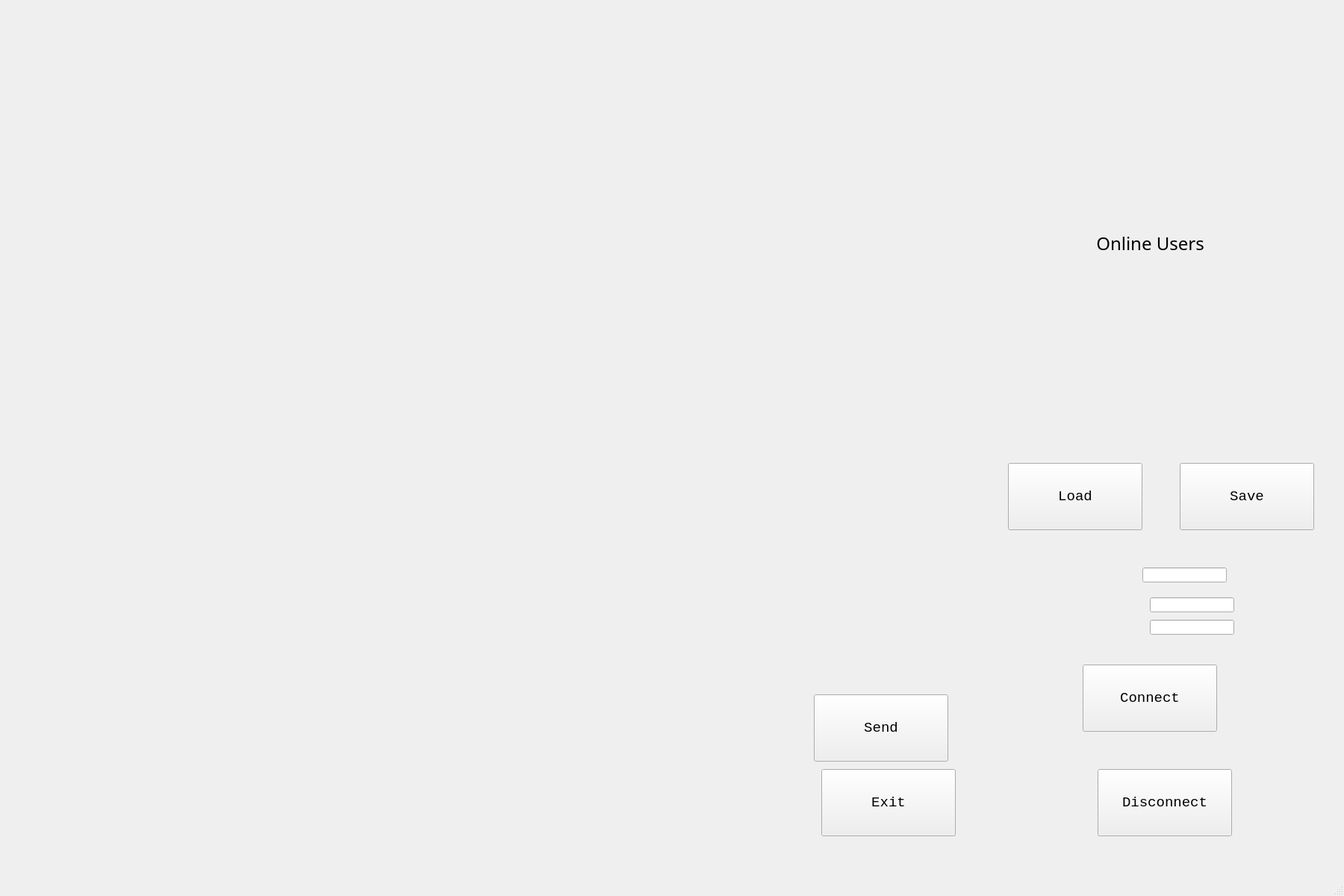
<?xml version="1.0" encoding="UTF-8"?>
<ui version="4.0">
 <class>ClientWindow</class>
 <widget class="QMainWindow" name="ClientWindow">
  <property name="geometry">
   <rect>
    <x>0</x>
    <y>0</y>
    <width>1800</width>
    <height>1200</height>
   </rect>
  </property>
  <property name="windowTitle">
   <string>ClientWindow</string>
  </property>
  <widget class="QWidget" name="centralwidget">
   <widget class="QPushButton" name="sendButton">
    <property name="geometry">
     <rect>
      <x>1090</x>
      <y>930</y>
      <width>180</width>
      <height>90</height>
     </rect>
    </property>
    <property name="font">
     <font>
      <family>Consolas</family>
      <pointsize>14</pointsize>
     </font>
    </property>
    <property name="text">
     <string>Send</string>
    </property>
   </widget>
   <widget class="QLabel" name="onlineTitle">
    <property name="geometry">
     <rect>
      <x>1340</x>
      <y>110</y>
      <width>401</width>
      <height>431</height>
     </rect>
    </property>
    <property name="sizePolicy">
     <sizepolicy hsizetype="Preferred" vsizetype="Preferred">
      <horstretch>0</horstretch>
      <verstretch>0</verstretch>
     </sizepolicy>
    </property>
    <property name="font">
     <font>
      <family>微软雅黑</family>
      <pointsize>18</pointsize>
     </font>
    </property>
    <property name="text">
     <string>Online Users</string>
    </property>
    <property name="alignment">
     <set>Qt::AlignCenter</set>
    </property>
   </widget>
   <widget class="QPushButton" name="exitButton">
    <property name="geometry">
     <rect>
      <x>1100</x>
      <y>1030</y>
      <width>180</width>
      <height>90</height>
     </rect>
    </property>
    <property name="font">
     <font>
      <family>Consolas</family>
      <pointsize>14</pointsize>
     </font>
    </property>
    <property name="text">
     <string>Exit</string>
    </property>
   </widget>
   <widget class="QLineEdit" name="hostName">
    <property name="geometry">
     <rect>
      <x>1530</x>
      <y>760</y>
      <width>113</width>
      <height>20</height>
     </rect>
    </property>
    <property name="font">
     <font>
      <family>微软雅黑</family>
      <pointsize>12</pointsize>
     </font>
    </property>
   </widget>
   <widget class="QLineEdit" name="portNumber">
    <property name="geometry">
     <rect>
      <x>1540</x>
      <y>800</y>
      <width>113</width>
      <height>20</height>
     </rect>
    </property>
    <property name="font">
     <font>
      <family>微软雅黑</family>
      <pointsize>12</pointsize>
     </font>
    </property>
   </widget>
   <widget class="QLineEdit" name="userName">
    <property name="geometry">
     <rect>
      <x>1540</x>
      <y>830</y>
      <width>113</width>
      <height>20</height>
     </rect>
    </property>
    <property name="font">
     <font>
      <family>微软雅黑</family>
      <pointsize>12</pointsize>
     </font>
    </property>
   </widget>
   <widget class="QPushButton" name="connectButton">
    <property name="geometry">
     <rect>
      <x>1450</x>
      <y>890</y>
      <width>180</width>
      <height>90</height>
     </rect>
    </property>
    <property name="font">
     <font>
      <family>Consolas</family>
      <pointsize>14</pointsize>
     </font>
    </property>
    <property name="text">
     <string>Connect</string>
    </property>
   </widget>
   <widget class="QPushButton" name="disconnectButton">
    <property name="geometry">
     <rect>
      <x>1470</x>
      <y>1030</y>
      <width>180</width>
      <height>90</height>
     </rect>
    </property>
    <property name="font">
     <font>
      <family>Consolas</family>
      <pointsize>14</pointsize>
     </font>
    </property>
    <property name="text">
     <string>Disconnect</string>
    </property>
   </widget>
   <widget class="QPushButton" name="loadButton">
    <property name="geometry">
     <rect>
      <x>1350</x>
      <y>620</y>
      <width>180</width>
      <height>90</height>
     </rect>
    </property>
    <property name="font">
     <font>
      <family>Consolas</family>
      <pointsize>14</pointsize>
     </font>
    </property>
    <property name="text">
     <string>Load</string>
    </property>
   </widget>
   <widget class="QPushButton" name="saveButton">
    <property name="geometry">
     <rect>
      <x>1580</x>
      <y>620</y>
      <width>180</width>
      <height>90</height>
     </rect>
    </property>
    <property name="font">
     <font>
      <family>Consolas</family>
      <pointsize>14</pointsize>
     </font>
    </property>
    <property name="text">
     <string>Save</string>
    </property>
   </widget>
  </widget>
  <widget class="QMenuBar" name="menubar">
   <property name="geometry">
    <rect>
     <x>0</x>
     <y>0</y>
     <width>1800</width>
     <height>21</height>
    </rect>
   </property>
  </widget>
  <widget class="QStatusBar" name="statusbar"/>
 </widget>
 <resources/>
 <connections/>
</ui>
